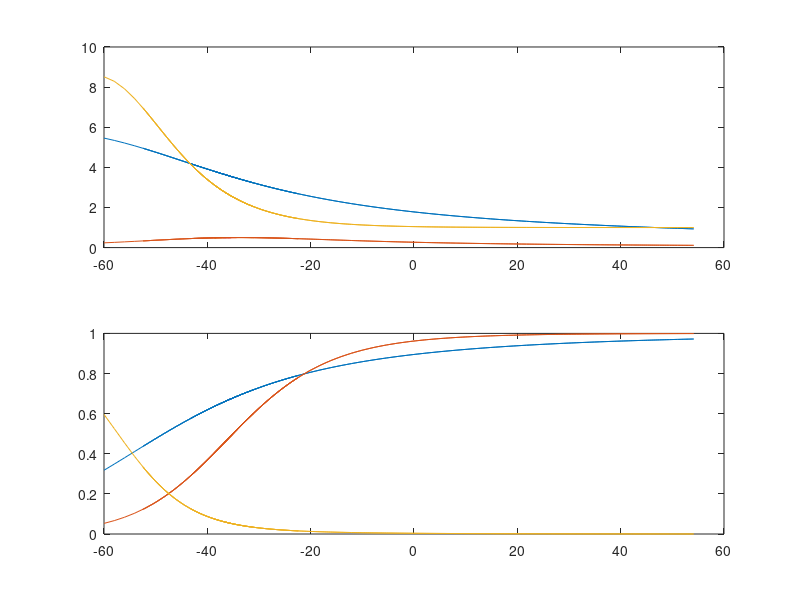

Write the MATLAB code that produced this figure.
dt = 0.01; % Simulation time step
Duration = 200; % Simulation length
T = ceil(Duration/dt);
t = (1:T) * dt; % Simulation time points in ms
Cm = 1; % Membrane capacitance in micro Farads
gNa = 120; % in Siemens, maximum conductivity of Na+ Channel
gK = 36; % in Siemens, maximum conductivity of K+ Channel
gl = 0.3; % in Siemens, conductivity of leak Channel
ENa = 55; % in mv, Na+ nernst potential
EK = -72; % in mv, K+ nernst potential
El = -49.4; % in mv, nernst potential for leak channel
vr = -60; % in mv, resting potential
v = vr * ones(1,T); % Vector of output voltage
I = zeros(1,T); % in uA, external stimulus (external current)
% for example: I(1:10000) = 2; % an input current pulse

u = vr - v;
alpha_n = (.1 * u + 1)./(exp(1 + .1 * u) - 1) / 10;
beta_n = .125 * exp(u/80);
alpha_m = (u+25) ./ (exp(2.5+.1*u)-1)/10;
beta_m = 4*exp(u/18);
alpha_h = .07 * exp(u/20);
beta_h = 1 ./ (1+exp(3 + .1*u));
%intial condintions
n_initialCond = 0.32;
m_initialCond = 0.05;
h_initialCond = 0.59;
dv = 0;
dn = 0;
dm = 0;
dh = 0;
n = n_initialCond * ones(1,T);
m = m_initialCond * ones(1,T);
h = h_initialCond * ones(1,T);
%dv = dv_initialCond * ones(1,T);
%Iext = 0;


for i = 1:(T-1)
    dv = (gl*(El - v(i)) - gNa*(m(i)^3)*h(i)*(v(i) - ENa) - gK*(n(i)^4).*(v(i) - EK) + 200)/Cm;
    v(i+1) = v(i) + dv*dt;
    u = vr - v;
    n(i+1) = n(i) + dn*dt;
    m(i+1) = m(i) + dm*dt;
    h(i+1) = h(i) + dh*dt;
    alpha_n = (.1 * u + 1)./(exp(1 + .1 * u) - 1) / 10;
    beta_n = .125 * exp(u/80);
    alpha_m = (u+25) ./ (exp(2.5+.1*u)-1)/10;
    beta_m = 4*exp(u/18);
    alpha_h = .07 * exp(u/20);
    beta_h = 1 ./ (1+exp(3 + .1*u));
    dn = (-n(i) + alpha_n(i)/(alpha_n(i) + beta_n(i)))*(alpha_n(i) + beta_n(i));
    dm = (-m(i) + alpha_m(i)/(alpha_m(i) + beta_m(i)))*(alpha_m(i) + beta_m(i));
    dh = (-h(i) + alpha_h(i)/(alpha_h(i) + beta_h(i)))*(alpha_h(i) + beta_h(i));
end
    
%plot(t,v); %Plot v-t

subplot(2,1,1); %plot tau-v
plot(v,1./(alpha_n + beta_n),v,1./(alpha_m + beta_m),v,1./(alpha_h + beta_h));
subplot(2,1,2); %plot probabilites_steadystates-v
plot(v,alpha_n./(alpha_n + beta_n),v,alpha_m./(alpha_m + beta_m),v,alpha_h./(alpha_h + beta_h));

